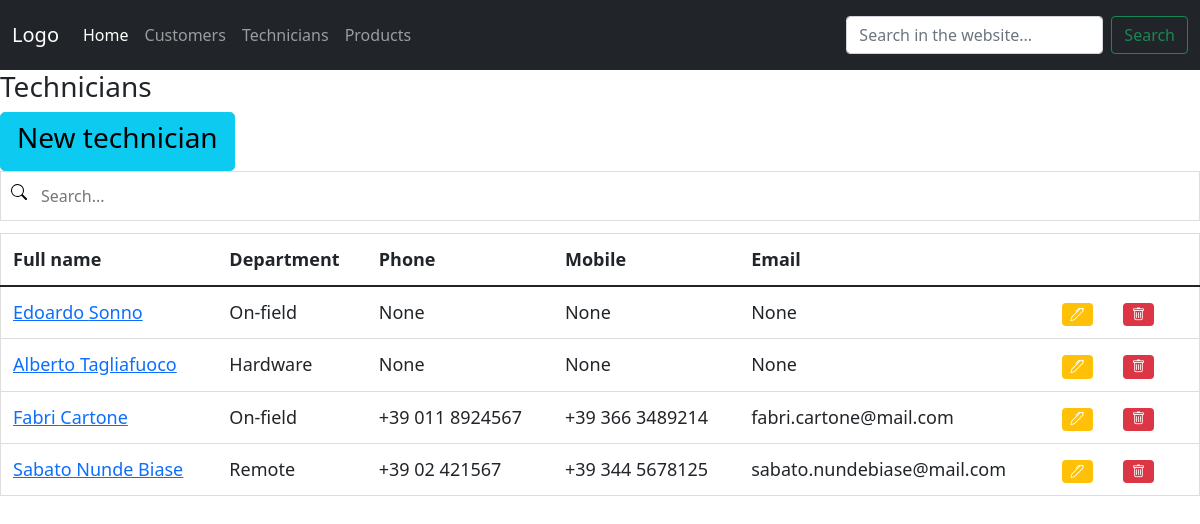
/technician_list, run on an earlier commit of the app's database.
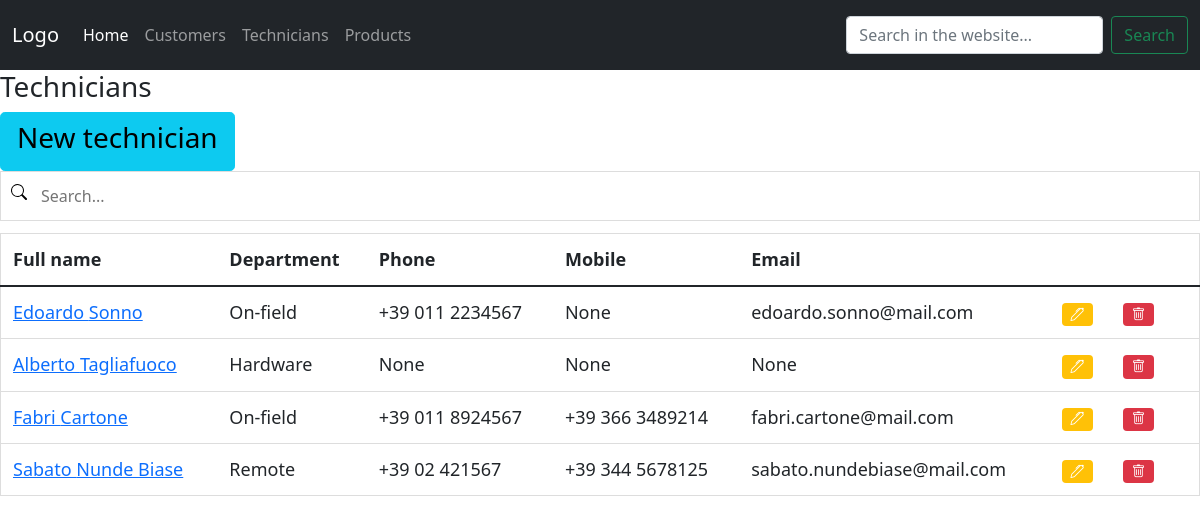
And on a later commit of the database.
### hotline/models.py (models this page shows, shortened)
class technician(models.Model):
    first_name = models.CharField(max_length=50)
    last_name = models.CharField(max_length=50)
    office_phone = models.CharField(max_length=15, null=True, blank=True)
    mobile_phone = models.CharField(max_length=15, null=True, blank=True)
    email = models.CharField(max_length=100, null=True, blank=True)
    department_id = ForeignKey('department', on_delete=models.PROTECT)

class department(models.Model):
    name = models.CharField(max_length=50)
    subset = models.CharField(max_length=50)
    def __str__(self):
        return self.name

### hotline/views.py (the view)
# urls.py: path('technician_list', views.technician_list, name="technician_list"),
def technician_list(request):
    context = {
        'technicians': all_technicians
    }
    return render(request, 'hotline/technician_list.html', context)

### hotline/templates/hotline/technician_list.html
{% extends 'hotline/home.html' %}
{% block content %}
<h3>Technicians</h3>
<a href="{% url 'new_technician' %}" class="btn btn-info btn-lg"><h3>New technician</h3></a>
<input type="text" id="SearchInput" onkeyup="filterTable()" placeholder="Search..." title="Type in a name">
<table id="searchableTable" class="table table-responsive table-hover">
    <thead class="thead dark">
        <tr>
            <th scope="col">Full name</th>
            <th scope="col">Department</th>
            <th scope="col">Phone</th>
            <th scope="col">Mobile</th>
            <th scope="col">Email</th>
            <th scope="col"></th>
            <th scope="col"></th>
        </tr>
    </thead>
    <tbody>
        {% for technician in technicians %}
        <tr>
            <td><a href="{% url 'technician_detail' technician.id %}">{{technician.first_name}} {{technician.last_name}}</a></td>
            <td>{{technician.department_id}}</td>
            <td>{{technician.office_phone}}</td>
            <td>{{technician.mobile_phone}}</td>
            <td>{{technician.email}}</td>
            <td><a href="#"><span class="badge bg-warning"><i class="bi bi-pen"></i></span></a></td>
            <td><a href="#"><span class="badge bg-danger"><i class="bi bi-trash"></i></span></a></td>
            <td></td>
        </tr>
        {% endfor %}
    </tbody>
</table>
{% endblock %}

What changed in the data, as far as the page shows it:
changed technician "Edoardo": office_phone "None" → "+39 011 2234567"; email "None" → "edoardo.sonno@mail.com"
